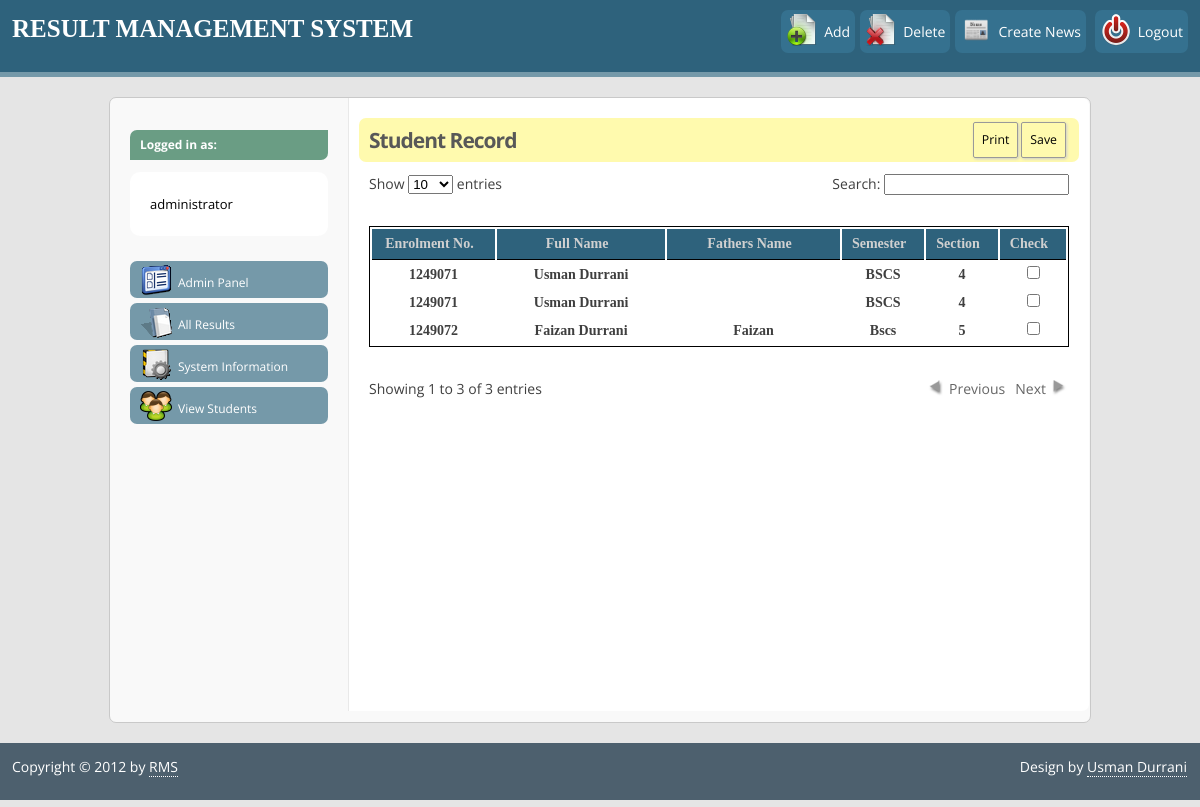
Screenshot of /auth/view_stu.php (signed in) with the database file from the repository.
### tables this page shows
CREATE TABLE IF NOT EXISTS `stu_login` (
  `epnum` int(255) NOT NULL,
  `password` varchar(255) NOT NULL,
  `full_name` varchar(255) NOT NULL,
  `father_name` varchar(255) NOT NULL,
  `field_name` varchar(255) NOT NULL,
  `semester` varchar(255) NOT NULL,
  `section` varchar(255) NOT NULL,
  `age` int(255) NOT NULL,
  `dob` varchar(255) NOT NULL,
  `doa` varchar(255) NOT NULL,
  `contact_no` int(255) NOT NULL
);

### auth/includes/connect.php (called while the page is built, shortened)
<?php
function query_all($table_name,$field_name,$field_value)
{
$sql1= "SELECT * FROM ".$table_name;
$sql= $sql1.$sql;
$result = mysql_query($sql);
return $result;
}
?>

### auth/view_stu.php (the view, shortened to what this page needs)
<?php $thispage = "view_stu";?>
<?php include "includes/inc.header.php"?>
<?php
$stu_login = "stu_login";
$result = query_all($stu_login,"","");
?>
<h2>Student Record</h2>
<div id ="table_container">
<form id = "result"  action="includes/process.php" method="post">
<table class="display" id="stu_rec">
	<thead>
		<tr>
			<th width="21%">Enrolment No.</th>
			<th width="35%">Full Name</th>
			<th width="35%">Fathers Name</th>
			<th width="3%">Semester</th>
			<th width="3%">Section</th>
			<?php if($user_type=="admin"){?>
			<th width="3%">Check</th>
			<?php } ?>
		</tr>
	</thead>
	<tbody>
<?php $i=0; While($data = mysql_fetch_array($result)){
	echo '<tr>';
   	echo '<th width="21%">'.$data[0].'</th>';
   	echo '<th width="35%">'.$data[2].'</th>';
	echo '<th width="35%">'.$data[3].'</th>';
	echo '<th width="3%">'.$data[4].'</th>';
	echo '<th width="3%">'.$data[5].'</th>';
	if ($user_type == "admin"){
	echo '<th width="3%"><input type="checkbox" value="'.$data[0].'" name="ep_chkbox'.$i.'"></th>';
	}
	echo '</tr>';
	$i++;
 } ?>
	</tbody>
</table>
</form>
</div>
<?php
include "includes/inc.footer.php";
?>

### auth/includes/inc.header.php (shortened to what this page needs)
<?php require ("includes/connect.php");
$user_type = $_SESSION['user_type'];
 ?>
<!DOCTYPE html PUBLIC "-//W3C//DTD XHTML 1.1//EN" "http://www.w3.org/TR/xhtml11/DTD/xhtml11.dtd">
<html xmlns="http://www.w3.org/1999/xhtml" xml:lang="en">
<head>
<link rel="stylesheet" type="text/css" href="../css/style_fluid.css" />
<link href="../css/login.css" rel="stylesheet" type="text/css">
<link href="../css/demo_table.css" rel="stylesheet" type="text/css">
<link href="../css/TableTools.css" rel="stylesheet" type="text/css">
<link href="../css/ui-lightbox.css" type="text/css" rel="stylesheet">
</head>
<body>
<div id="top">
<div id="header">
<h1>RESULT MANAGEMENT SYSTEM</h1>
</div>
<div id="topmenu">
<ul>
			<?php if (($user_type == "admin") || ($user_type == "faculty")){ if ($thispage == "add") {echo "<li><a href=\"javascript: submitform()\" ><img src=\"../images/save.png\" class=\"right-img\">Save</a></li>";}else{echo "<li><a href=\"#\"  onClick=\"var result =''; var type ='add'; jpopup(result,type);\"><img src=\"../images/add.png\" class=\"right-img\">Add</a></li>";}if ($thispage == "details"){echo '<li><a href="#" onClick="var result =\''.$table_name.'\'; type =\'delete\'; jpopup(result,type);" ><img src="../images/delete.png" class="right-img">Delete</a></li>';} if ($thispage == "view_stu") {echo "<li><a href=\"javascript: submitform()\" ><img src=\"../images/delete.png\" class=\"right-img\">Delete</a></li>";}}if (($user_type == "admin") || ($user_type == "faculty")){echo "<li><a href=\"#\" onClick=\"var result =''; var type ='news'; jpopup(result,type);\"><img src=\"../images/news.png\" class=\"right-img\">Create News</a></li>";}?>
<li><a href="#"  onClick="var result = ''; var type = 'logout'; jpopup(result,type);"><img class="right-img" src="../images/logout.png">Logout</a></li>
</ul>
</div>
<div class="clear"> </div>
</div>
<div id="contentwrap">
<div class="cleft">
<h3>Logged in as:</h3>
<div id="sidebar">
<div class ="user"><?php echo $_SESSION['user_name']; ?></div>
</div>
<div class="clear"></div>
<ul>
<?php if ($user_type == "admin"){ echo "<li><a href=\"admincp.php\"><img  class=\"right-img\" src=\"../images/admincp.png\">Admin Panel</a></li><li><a href=\"showall.php\"><img  class=\"right-img\" src=\"../images/results.png\">All Results</a></li><li><a href=\"sys_info.php\"><img  class=\"right-img\" src=\"../images/system.png\">System Information</a></li>";}?>
<?php if (($user_type == "admin") || ($user_type == "faculty")){ echo "<li><a href=\"view_stu.php\" ><img src=\"../images/users.png\" class=\"right-img\">View Students</a></li>";}?>
</ul>
</div>
<div class="cright">

### auth/includes/inc.footer.php (shortened to what this page needs)
</div>
<div class="clear"> </div>
</div>
<div id="footer">
<div class="left">
Copyright &copy; 2012 by <a href="#">RMS</a>
</div>
<div class="right">
Design by <a href="http://www.facebook.com/usmandgreat">Usman Durrani</a>
</div>
<div class="clear"> </div>
</div>
</body>
</html>

### css/style_fluid.css (style rules this page uses)
body, html { background: none repeat scroll 0 0 #E5E5E5; color: #3F3F3F; font-family: 'Open Sans',sans-serif; font-size: 14px; height: 100%; line-height: 24px; margin: 0; overflow: hidden; padding: 0; }
a { color: #000088; }
#table_container { position: relative; top: -50px; }
table { font-family: Calibri; height: auto; margin: auto; overflow: hidden; text-align: center; text-transform: capitalize; width: 100%; }
#top { background: none repeat scroll 0 0 #2E627C; border-bottom: 5px solid #7599A9; height: 9%; overflow: hidden; width: 100%; }
#header { float: left; margin-left: 1%; margin-top: 0; overflow: hidden; width: 40%; }
#header h1 { color: #FFFFFF; font-family: Tahoma; font-size: 25px; }
#topmenu { float: right; margin-right: 1%; position: relative; width: 50%; }
.right-img { margin: 0 6px -9px 0; text-align: center; }
#sidebar { background: none repeat scroll 0 0 #FFFFFF; border-radius: 10px 10px 10px 10px; color: #000000; font-size: 13px; margin-bottom: 15px; padding: 10px; }
.user { color: #000000; margin: 10px; }
#topmenu ul { float: right; list-style-type: none; text-align: right; width: 100%; }
thead { background: none repeat scroll 0 0 #2E6293; color: #ffffff; }
#topmenu li { display: inline; height: auto; padding: 0 0 0 5px; position: relative; width: auto; }
#topmenu li a { background: none repeat scroll 0 0 #35718F; border-radius: 7px 7px 7px 7px; color: #FFFFFF; padding: 12px 5px; text-decoration: none; }
#contentwrap { background: none repeat scroll 0 0 #F9F9F9; border: 1px solid #C9C9C9; border-radius: 7px 7px 7px 7px; height: 78%; margin: 20px auto; width: 980px; }
.cleft { float: left; height: 88%; padding: 20px; width: 198px; }
.cleft h3 { background: none repeat scroll 0 0 #6A9D84; border-radius: 7px 0 7px 0; color: #FFFFFF; font-size: 12px; font-weight: bold; padding: 3px 10px; }
.cleft ul { list-style-type: none; margin: 0; padding: 0; }
.cleft ul li { color: #FFFFFF; margin: 0 0 5px; }
.cleft ul li a { background: none repeat scroll 0 0 #7599A9; border-radius: 7px 7px 7px 7px; color: #FFFFFF; display: block; font-size: 12px; padding: 3px 10px; text-decoration: none; }
.cright { background: none repeat scroll 0 0 #FFFFFF; border-bottom-right-radius: 7px; border-left: 1px solid #E9E9E9; border-top-right-radius: 7px; float: left; height: 95%; overflow: auto; padding: 0 20px 20px; width: 700px; }
.cright h2 { background: none repeat scroll 0 0 #FFFAAE; border-radius: 7px 7px 7px 7px; color: #585858; font-weight: bold; letter-spacing: -1px; margin: 20px -10px 10px; padding: 10px; }
#footer { background: none repeat scroll 0 0 #4D606E; color: #FFFFFF; height: 5%; overflow: hidden; padding: 12px; position: relative; width: 100%; }
#footer a { border-bottom: 1px dotted #FFFFFF; color: #FFFFFF; margin-right: 25px; text-decoration: none; }
.left { float: left; }
.right { float: right; }
.clear { clear: both; padding: 0 0 10px; }
img { border: 0 solid; }

### css/demo_table.css (style rules this page uses)
table.display { border: 1px solid black; clear: both; margin: 0 auto; width: 100%; }
table.display thead th { background: none repeat scroll 0 0 #2E627C; border-bottom: 1px solid black; color: #D0D0D0; cursor: pointer; font-weight: bold; padding: 3px 18px 3px 10px; }
.sorting_asc { background: url("../images/sort_asc.png") no-repeat scroll right center transparent; }
.sorting { background: url("../images/sort_both.png") no-repeat scroll right center transparent; }
tr.odd { background-color: white; }
tr.even { background-color: white; }
.clear { clear: both; }

### rows the page displays
stu_login: epnum "1249071", full_name "Usman Durrani", field_name "BSCS", semester "4"
stu_login: epnum "1249071", full_name "Usman Durrani", field_name "BSCS", semester "4"
stu_login: epnum "1249072", full_name "Faizan Durrani", father_name "Faizan", field_name "Bscs", semester "5"

### other values shown
$_SESSION['user_name'] "administrator"
